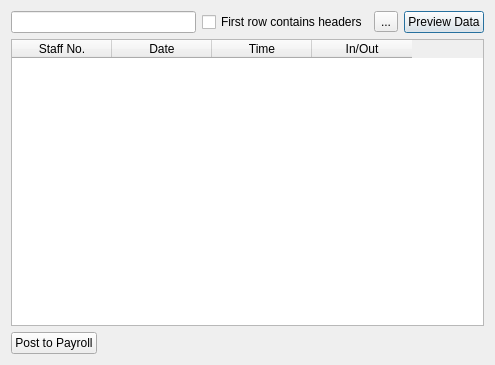
<?xml version="1.0" encoding="UTF-8"?>
<ui version="4.0">
 <class>ImportBiometricData</class>
 <widget class="QDialog" name="ImportBiometricData">
  <property name="geometry">
   <rect>
    <x>0</x>
    <y>0</y>
    <width>495</width>
    <height>365</height>
   </rect>
  </property>
  <property name="windowTitle">
   <string>Import Biometric Data</string>
  </property>
  <layout class="QVBoxLayout" name="verticalLayout">
   <item>
    <layout class="QHBoxLayout" name="horizontalLayout">
     <item>
      <widget class="QLineEdit" name="txtDataFile">
       <property name="readOnly">
        <bool>true</bool>
       </property>
      </widget>
     </item>
     <item>
      <widget class="QCheckBox" name="chkFirstRow">
       <property name="text">
        <string>First row contains headers</string>
       </property>
      </widget>
     </item>
     <item>
      <widget class="QToolButton" name="cmdSelectDataFile">
       <property name="text">
        <string>...</string>
       </property>
      </widget>
     </item>
     <item>
      <widget class="QPushButton" name="cmdPreview">
       <property name="text">
        <string>Preview Data</string>
       </property>
      </widget>
     </item>
    </layout>
   </item>
   <item>
    <widget class="QTableWidget" name="tblPreviewData">
     <column>
      <property name="text">
       <string>Staff No.</string>
      </property>
     </column>
     <column>
      <property name="text">
       <string>Date</string>
      </property>
     </column>
     <column>
      <property name="text">
       <string>Time</string>
      </property>
     </column>
     <column>
      <property name="text">
       <string>In/Out</string>
      </property>
     </column>
    </widget>
   </item>
   <item>
    <layout class="QHBoxLayout" name="horizontalLayout_2">
     <item>
      <widget class="QPushButton" name="cmdPostToPayroll">
       <property name="text">
        <string>Post to Payroll</string>
       </property>
      </widget>
     </item>
     <item>
      <spacer name="horizontalSpacer">
       <property name="orientation">
        <enum>Qt::Horizontal</enum>
       </property>
       <property name="sizeHint" stdset="0">
        <size>
         <width>40</width>
         <height>20</height>
        </size>
       </property>
      </spacer>
     </item>
    </layout>
   </item>
  </layout>
 </widget>
 <resources/>
 <connections/>
</ui>
